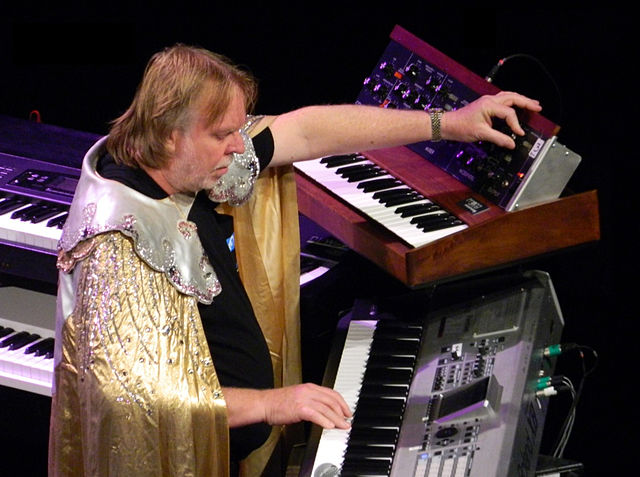
#> input picture random/Rickwakemanmoog.jpg, 640 x 477 px
$ jupyter execute svd.ipynb
#> lines starting #> are read from the running program, lines starting #| are printed output that depends on the picture; after the words box and inside, x2 and y2 are one past the last pixel; in counts of white or black regions, pixels touching at a corner belong together
[cell 1]
import matplotlib.pyplot as plt
import numpy as np
from skimage import color, io

[cell 2]
wakeman = plt.imread("./Rickwakemanmoog.jpg")
#> wakeman is the input picture: shape (477, 640, 3); mean R, G, B 78, 60.8, 58.6
plt.imshow(wakeman)
print(wakeman.shape)
#| (477, 640, 3)

[cell 3]
wakeman_gray = color.rgb2gray(wakeman)
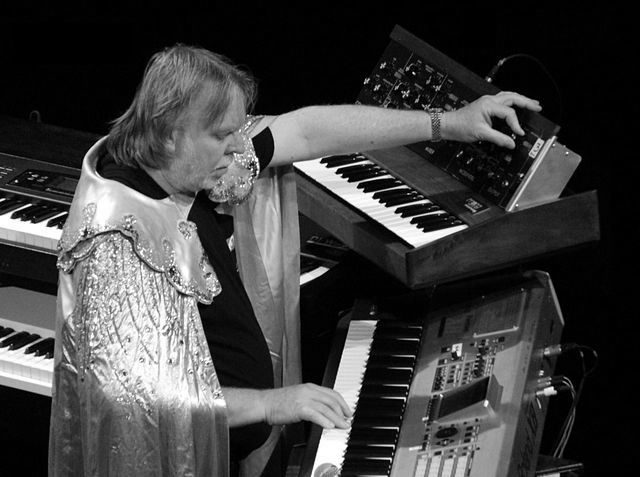
#> wakeman_gray: shape (477, 640) float64; min 0, max 1, mean 0.252
plt.imshow(wakeman_gray, cmap="gray")
print(wakeman_gray.shape)
#| (477, 640)

[cell 4]
[U, S, Vh] = np.linalg.svd(wakeman_gray)
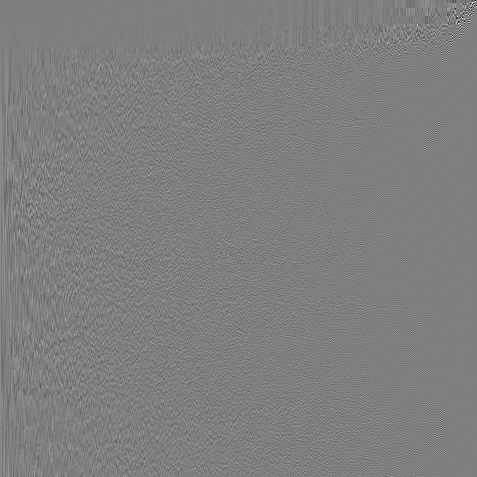
#> U: shape (477, 477) float64; min -0.706, max 0.706, mean 7.83e-05; drawn with min black and max white
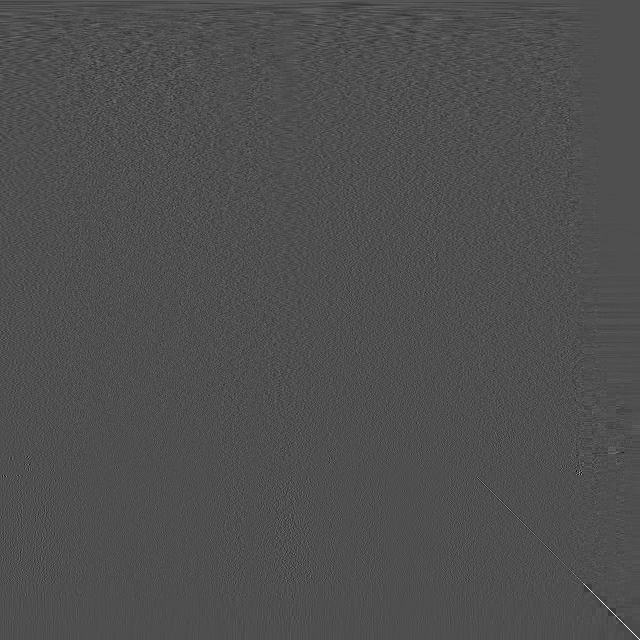
#> Vh: shape (640, 640) float64; min -0.433, max 0.958, mean 3.43e-05; drawn with min black and max white
#> S = 477 values, max 173.1 at index 0, min 1.48e-14 at index 476, mean 2.4
plt.grid()
plt.title("Valores singulares de wakeman.jpg en escala logaritmica")
plt.plot(np.log(S), ".")
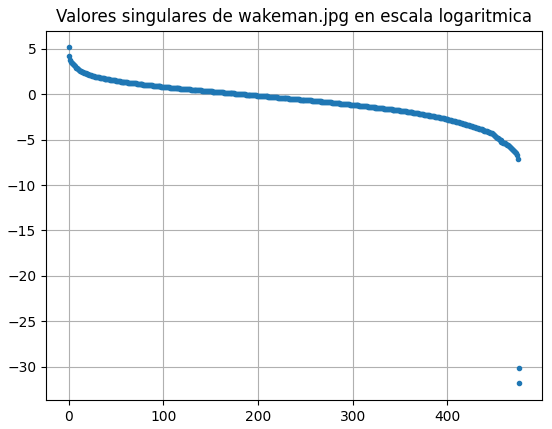
#> figure drawn by matplotlib, 1 panel; curve peaks at x = 0, y = 5.15

[cell 5]
def truncateSigma(A, S, k):
    [nRow, nCol] = np.shape(A)
    Sigma = np.zeros((nRow, nCol))
    Sigma[:k, :k] = np.diag(S[:k])
    return(Sigma)

[cell 6]
fig, axs = plt.subplots(2, 3)
singular_values = [1, 5, 10, 25, 75, 150]

for idx, i in enumerate(singular_values):
    S_trunc = truncateSigma(wakeman_gray, S, i)
    wakeman_gray_trunc = U @ S_trunc @ Vh
    row = idx // 3
    col = idx % 3
    axs[row, col].set_title(f'Valores singulares: {i}')
    axs[row, col].imshow(wakeman_gray_trunc, cmap='gray')
    axs[row, col].set_yticklabels([])
    axs[row, col].set_xticklabels([])
    rel_err = round((np.linalg.norm(wakeman_gray - wakeman_gray_trunc))/np.linalg.norm(wakeman_gray)*100, 2)
    axs[row, col].set_xlabel(f'Error: {rel_err}%')
#> this loop made 6 passes
#> rel_err on passes 1 to 6: 57.02, 37.17, 27.92, 19.24, 9.86, 4.68
#> pass 1, `S_trunc = truncateSigma(wakeman_gray, S, i)`:
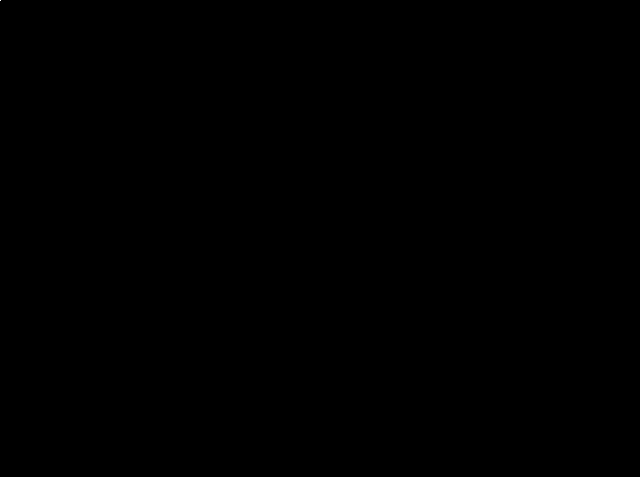
#> S_trunc: shape (477, 640) float64; values 0 (black) and 173.1 (white), 0% white in thin lines or dots, all inside (x1, y1, x2, y2) = (0, 0, 1, 1)
#> pass 1, `wakeman_gray_trunc = U @ S_trunc @ Vh`:
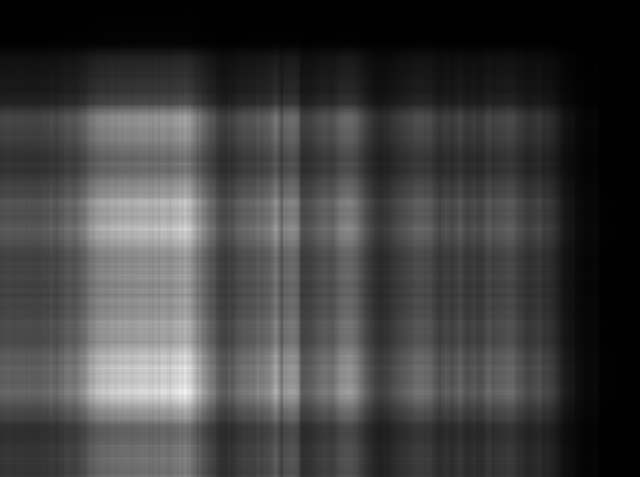
#> wakeman_gray_trunc: shape (477, 640) float64; min 4.11e-05, max 0.956, mean 0.251
#> pass 2, `wakeman_gray_trunc = U @ S_trunc @ Vh`:
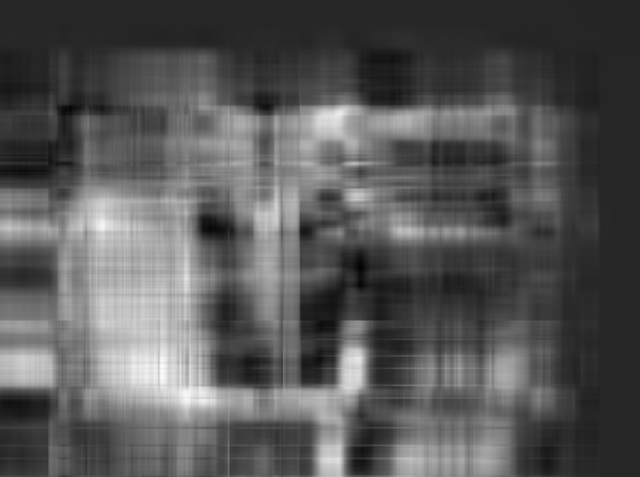
#> wakeman_gray_trunc: shape (477, 640) float64; min -0.191, max 1.1, mean 0.252; drawn with min black and max white


plt.tight_layout()
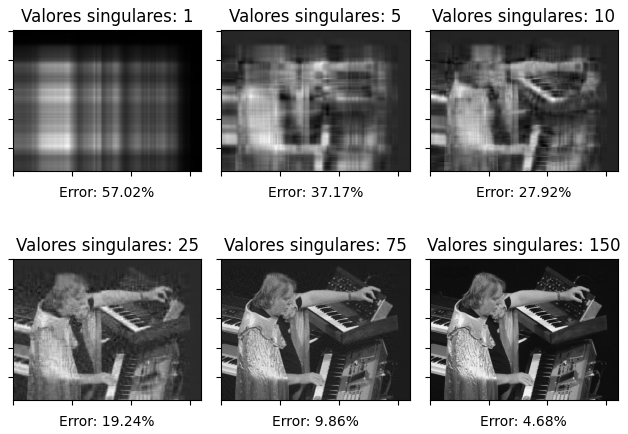
#> figure drawn by matplotlib, 6 panels
